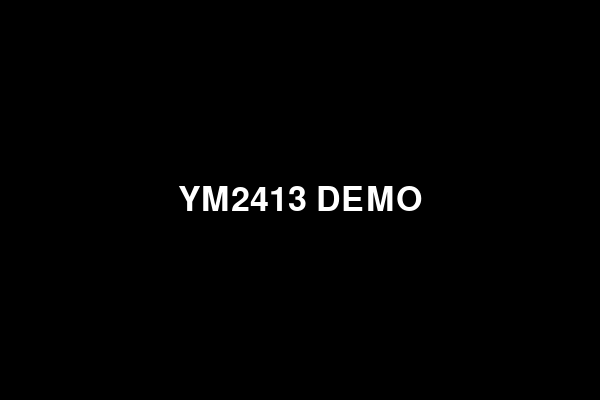

Here is the Python script that generated this plot:
import pygame, sys
screen = pygame.display.set_mode((600, 400))
pygame.font.init()
font = pygame.font.Font(None, 50)    
pygame.draw.rect(screen,(0,0,0),(0,0,600,400))
image2 = font.render(sys.argv[1], True, pygame.Color("white"))
screen.blit(image2,((600-image2.get_size()[0])/2,(400-image2.get_size()[1])/2))
pygame.image.save(screen,"title.png")
